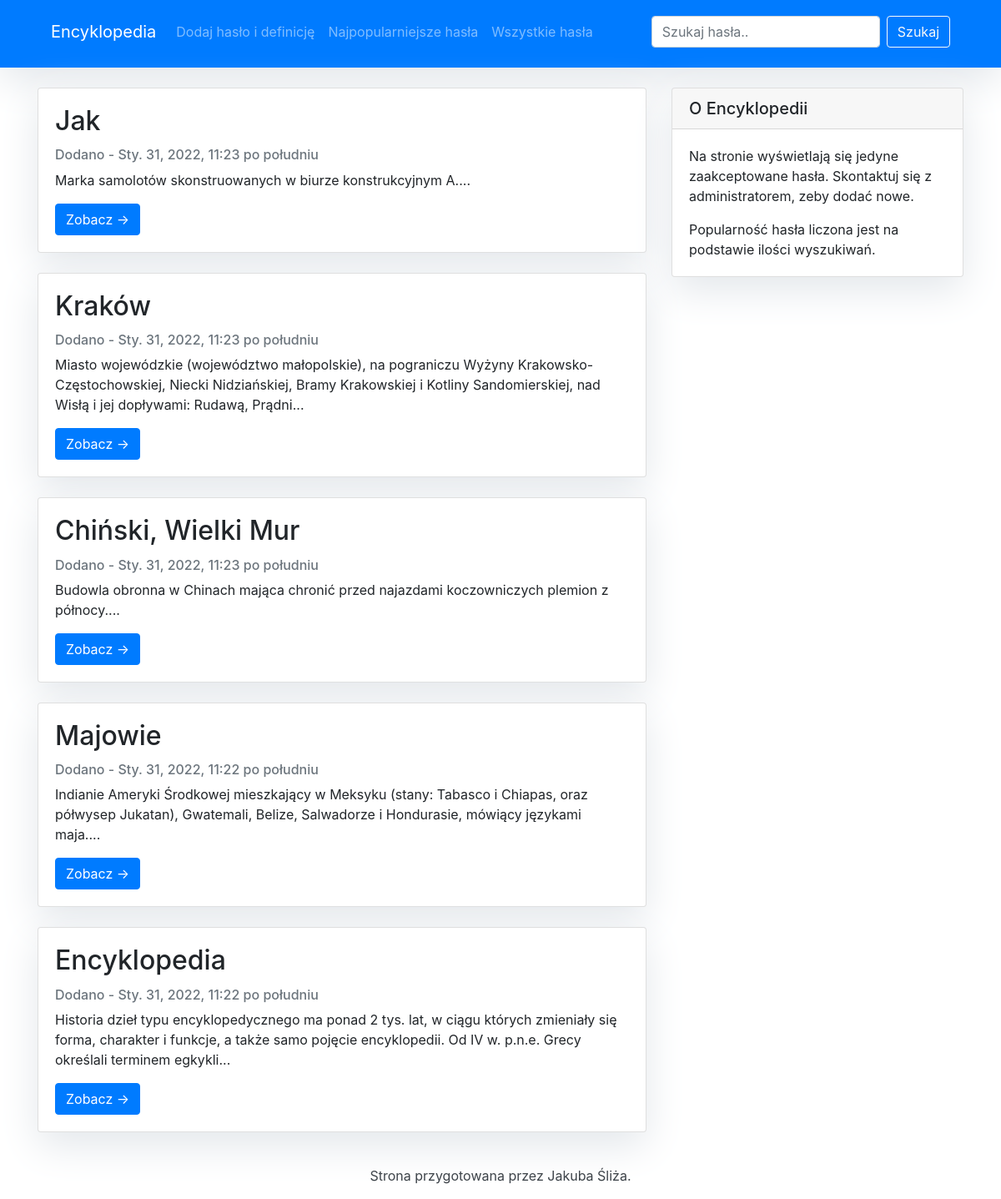
The page /wszystkie/ on the database as committed earlier.
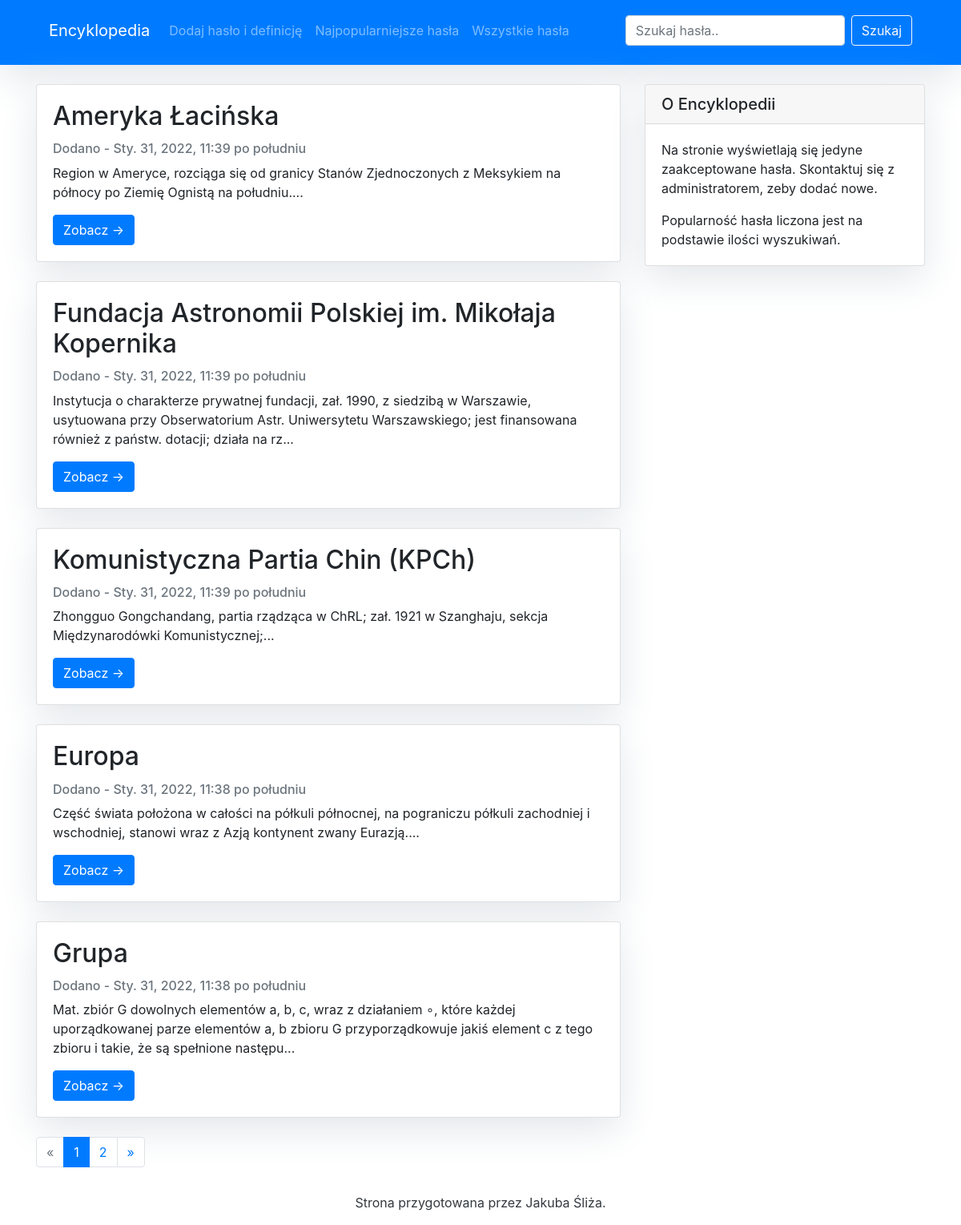
The same page on the database as committed later.
### manager/models.py (models this page shows, shortened)
class Entry(models.Model):
    word = models.CharField(max_length=300, unique=True)
    slug = models.SlugField(blank = True, unique = True)
    definition = models.TextField()
    status = models.IntegerField(choices=STATUS, default=0)
    search_count = models.IntegerField(default= 0)
    created_at = models.DateTimeField(auto_now_add=True)
    updated_at = models.DateTimeField(auto_now=True)
    class Meta:
        ordering = ['-created_at']
        verbose_name_plural = 'entries'

### manager/views.py (the view)
# urls.py: path('wszystkie/', views.EntryList.as_view(), name='all-entries'),
class EntryList(generic.ListView):
    queryset = Entry.objects.filter(status=1).order_by('-created_at')
    paginate_by = 5
    template_name = 'all_entries.html'

### manager/templates/all_entries.html
{% extends "base.html" %}
{% block content %}
<div class="container">
    <div class="row">
        <div class="col-md-8 left">
            {% for entry in entry_list %}
            <div class="card my-4">
                <div class="card-body">
                    <h2 class="card-title">{{ entry.word }}</h2>
                    <p class="card-text text-muted h6">Dodano - {{ entry.created_at }} </p>
                    <p class="card-text">{{entry.definition|slice:":200" }}...</p>
                    <a href="{% url 'manager:entry-detail' entry.slug  %}" class="btn btn-primary">Zobacz &rarr;</a>
                </div>
            </div>
            {% endfor %}
        </div>
        {% block sidebar %} {% include 'sidebar.html' %} {% endblock sidebar %}
    </div>
    {% if is_paginated %}
    <div class="row">
        <div class="col-md-8">
            <ul class="pagination ">
                {% if page_obj.has_previous %}
                <li class="page-item">
                    <a class="page-link" href="?page={{ page_obj.previous_page_number }}">&laquo;</a>
                </li>
                {% else %}
                <li class="page-item disabled">
                    <span class="page-link" >&laquo;</span>
                </li>
                {% endif %}
                {% for i in paginator.page_range %}
                {% if page_obj.number == i %}
                    <li class="page-item active">
                        <span class="page-link" >{{ i }} <span class="sr-only">(current)</span></span>
                    </li>
                {% else %}
                    <li class="page-item">
                        <a class="page-link" href="?page={{ i }}">{{ i }}</a>
                    </li>
                {% endif %}
                {% endfor %}
                {% if page_obj.has_next %}
                    <li class="page-item">
                    <a class="page-link" href="?page={{ page_obj.next_page_number }}">&raquo;</a>
                    </li>
                {% else %}
                    <li class="page-item disabled">
                    <span class="page-link" >&raquo;</span>
                    </li>
                {% endif %}
            </ul>
        </div>
    </div>
    {% endif %}
</div>
{% endblock %}

Rows that differ between the two databases and show on the page:
no longer on this page (row unchanged): Entry: word "Jak", created_at "Sty. 31, 2022, 11:23 po południu", definition "Marka samolotów skonstruowanych w biurze konstrukcyjnym A."
no longer on this page (row unchanged): Entry: word "Kraków", created_at "Sty. 31, 2022, 11:23 po południu", definition "Miasto wojewódzkie (województwo małopolskie), na pograniczu Wyżyny Krakowsko-Częstochowskiej, Niecki Nidziańskiej, Bramy Krakowskiej i Kotliny Sandomierskiej, nad Wisłą i jej dopływami: Rudawą, Prądni"
no longer on this page (row unchanged): Entry: word "Chiński, Wielki Mur", created_at "Sty. 31, 2022, 11:23 po południu", definition "Budowla obronna w Chinach mająca chronić przed najazdami koczowniczych plemion z północy."
no longer on this page (row unchanged): Entry: word "Majowie", created_at "Sty. 31, 2022, 11:22 po południu", definition "Indianie Ameryki Środkowej mieszkający w Meksyku (stany: Tabasco i Chiapas, oraz półwysep Jukatan), Gwatemali, Belize, Salwadorze i Hondurasie, mówiący językami maja."
no longer on this page (row unchanged): Entry: word "Encyklopedia", created_at "Sty. 31, 2022, 11:22 po południu", definition "Historia dzieł typu encyklopedycznego ma ponad 2 tys. lat, w ciągu których zmieniały się forma, charakter i funkcje, a także samo pojęcie encyklopedii. Od IV w. p.n.e. Grecy określali terminem egkykli"
added Entry: word "Ameryka Łacińska", created_at "Sty. 31, 2022, 11:39 po południu", definition "Region w Ameryce, rozciąga się od granicy Stanów Zjednoczonych z Meksykiem na północy po Ziemię Ognistą na południu."
added Entry: word "Fundacja Astronomii Polskiej im. Mikołaja Kopernika", created_at "Sty. 31, 2022, 11:39 po południu", definition "Instytucja o charakterze prywatnej fundacji, zał. 1990, z siedzibą w Warszawie, usytuowana przy Obserwatorium Astr. Uniwersytetu Warszawskiego; jest finansowana również z państw. dotacji; działa na rz"
added Entry: word "Komunistyczna Partia Chin (KPCh)", created_at "Sty. 31, 2022, 11:39 po południu", definition "Zhongguo Gongchandang, partia rządząca w ChRL; zał. 1921 w Szanghaju, sekcja Międzynarodówki Komunistycznej;"
added Entry: word "Europa", created_at "Sty. 31, 2022, 11:38 po południu", definition "Część świata położona w całości na półkuli północnej, na pograniczu półkuli zachodniej i wschodniej, stanowi wraz z Azją kontynent zwany Eurazją."
added Entry: word "Grupa", created_at "Sty. 31, 2022, 11:38 po południu", definition "Mat. zbiór G dowolnych elementów a, b, c, wraz z działaniem ∘, które każdej uporządkowanej parze elementów a, b zbioru G przyporządkowuje jakiś element c z tego zbioru i takie, że są spełnione następu"
Other text that changed with them:
new list line: "1"
new list line: "2"
